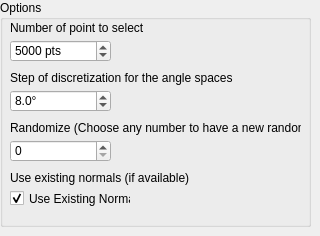
         <widget class="QWidget" name="NormalSpaceSamplingFilter">
          <widget class="QGroupBox" name="groupBox_9">
           <property name="geometry">
            <rect>
             <x>0</x>
             <y>0</y>
             <width>311</width>
             <height>227</height>
            </rect>
           </property>
           <property name="title">
            <string>Options</string>
           </property>
           <widget class="QLabel" name="maxPointCountNormalTitle">
            <property name="geometry">
             <rect>
              <x>10</x>
              <y>20</y>
              <width>291</width>
              <height>16</height>
             </rect>
            </property>
            <property name="text">
             <string>Number of point to select</string>
            </property>
           </widget>
           <widget class="QDoubleSpinBox" name="maxPointCountNormal">
            <property name="geometry">
             <rect>
              <x>10</x>
              <y>40</y>
              <width>101</width>
              <height>22</height>
             </rect>
            </property>
            <property name="suffix">
             <string> pts</string>
            </property>
            <property name="decimals">
             <number>0</number>
            </property>
            <property name="minimum">
             <double>0.000000000000000</double>
            </property>
            <property name="maximum">
             <double>10000000.000000000000000</double>
            </property>
            <property name="singleStep">
             <double>100.000000000000000</double>
            </property>
            <property name="value">
             <double>5000.000000000000000</double>
            </property>
           </widget>
           <widget class="QDoubleSpinBox" name="epsilonNormal">
            <property name="geometry">
             <rect>
              <x>10</x>
              <y>90</y>
              <width>101</width>
              <height>22</height>
             </rect>
            </property>
            <property name="suffix">
             <string>°</string>
            </property>
            <property name="decimals">
             <number>1</number>
            </property>
            <property name="minimum">
             <double>3.000000000000000</double>
            </property>
            <property name="maximum">
             <double>180.000000000000000</double>
            </property>
            <property name="singleStep">
             <double>1.000000000000000</double>
            </property>
            <property name="stepType">
             <enum>QAbstractSpinBox::DefaultStepType</enum>
            </property>
            <property name="value">
             <double>8.000000000000000</double>
            </property>
           </widget>
           <widget class="QLabel" name="epsilonNormalTitle">
            <property name="geometry">
             <rect>
              <x>10</x>
              <y>70</y>
              <width>291</width>
              <height>16</height>
             </rect>
            </property>
            <property name="text">
             <string>Step of discretization for the angle spaces</string>
            </property>
           </widget>
           <widget class="QDoubleSpinBox" name="srandNormal">
            <property name="geometry">
             <rect>
              <x>10</x>
              <y>140</y>
              <width>101</width>
              <height>22</height>
             </rect>
            </property>
            <property name="suffix">
             <string/>
            </property>
            <property name="decimals">
             <number>0</number>
            </property>
            <property name="minimum">
             <double>0.000000000000000</double>
            </property>
            <property name="maximum">
             <double>10000000.000000000000000</double>
            </property>
            <property name="singleStep">
             <double>1.000000000000000</double>
            </property>
            <property name="stepType">
             <enum>QAbstractSpinBox::DefaultStepType</enum>
            </property>
            <property name="value">
             <double>0.000000000000000</double>
            </property>
           </widget>
           <widget class="QLabel" name="srandNormalTitle">
            <property name="geometry">
             <rect>
              <x>10</x>
              <y>120</y>
              <width>291</width>
              <height>16</height>
             </rect>
            </property>
            <property name="text">
             <string>Randomize (Choose any number to have a new random)</string>
            </property>
           </widget>
           <widget class="QLabel" name="normalNormalsTitle">
            <property name="geometry">
             <rect>
              <x>10</x>
              <y>170</y>
              <width>181</width>
              <height>16</height>
             </rect>
            </property>
            <property name="text">
             <string>Use existing normals (if available)</string>
            </property>
           </widget>
           <widget class="QCheckBox" name="normalNormals_2">
            <property name="geometry">
             <rect>
              <x>10</x>
              <y>190</y>
              <width>121</width>
              <height>17</height>
             </rect>
            </property>
            <property name="text">
             <string>Use Existing Normals</string>
            </property>
            <property name="checked">
             <bool>true</bool>
            </property>
           </widget>
          </widget>
         </widget>
